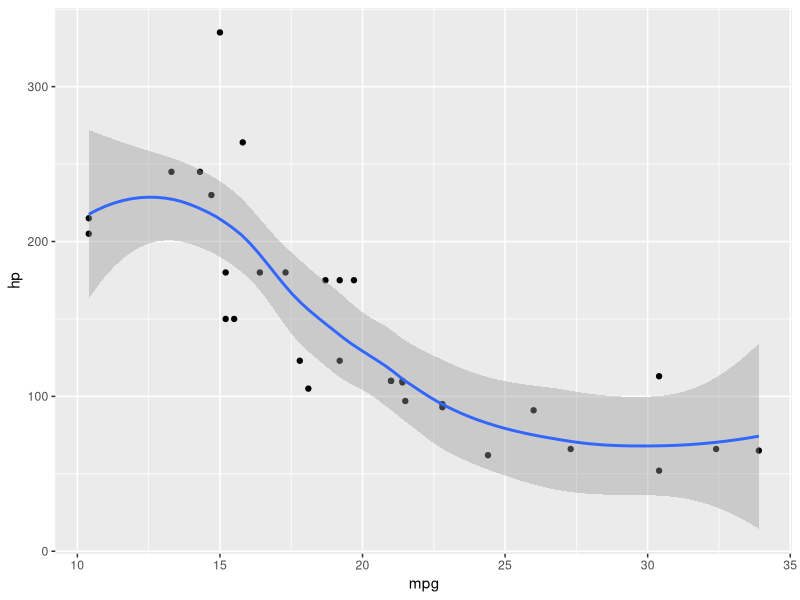

Source code (R):
## ---- chunk 1
knitr::opts_chunk$set(echo = FALSE)
## ---- chunk 2
library(tidyverse)
ggplot(mtcars, aes(mpg, hp)) +
  geom_point() +
  geom_smooth()
